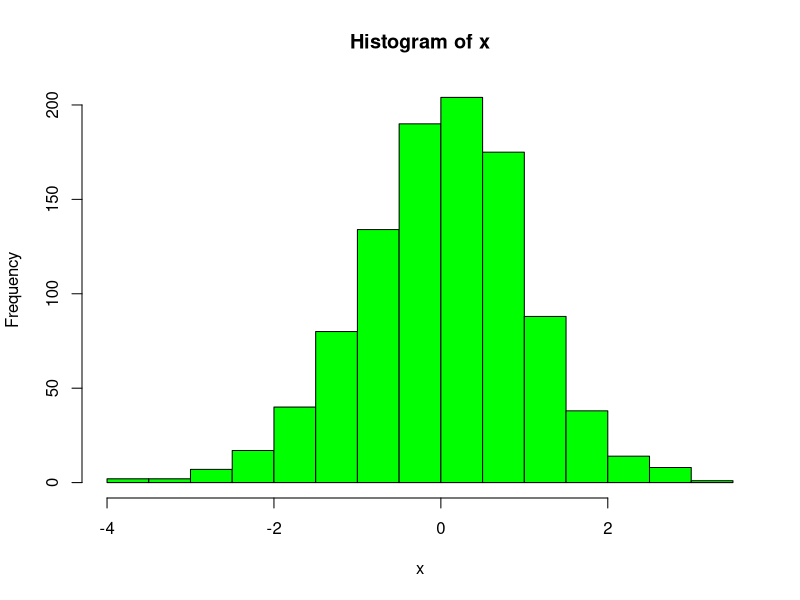
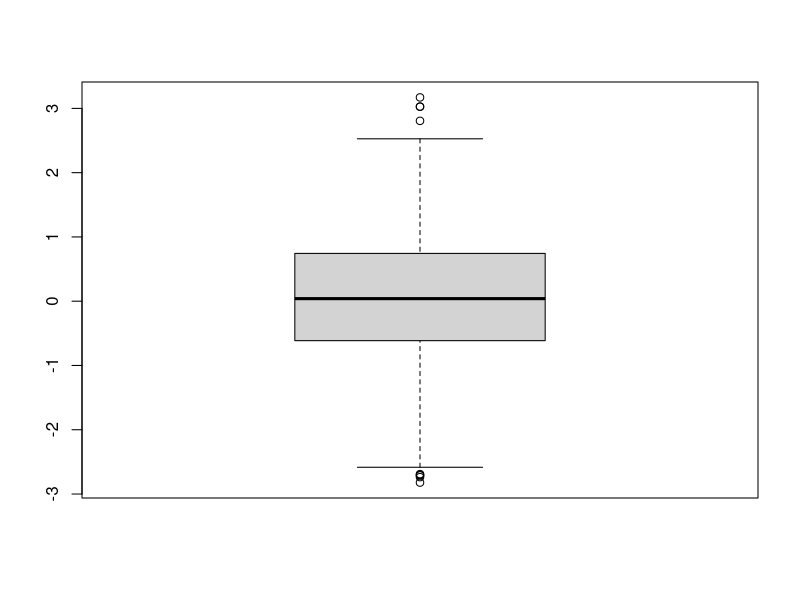
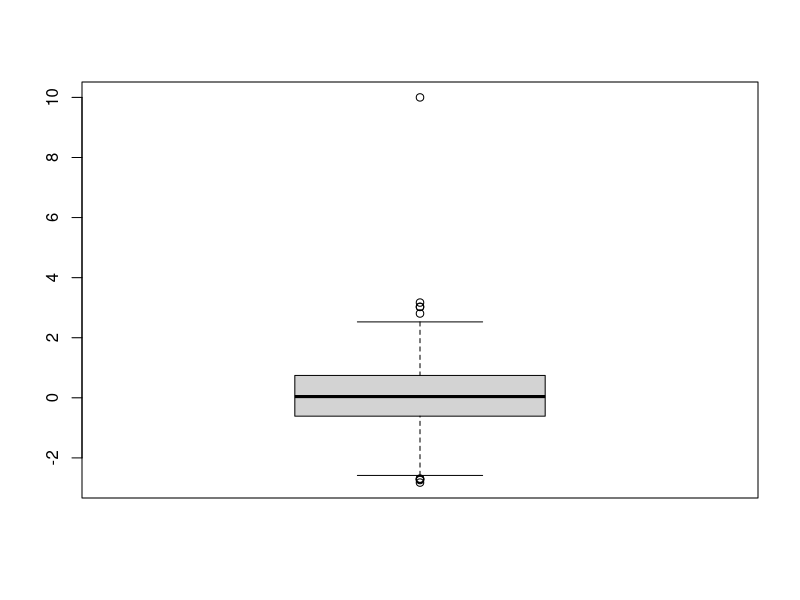

Generate these figures, in order, with R:
#***************************************************************
#HOMEWORK 1
#PLEASE TRY TO COMPLETE ALL UESTIONS HERE, BEFORE NEXT WEEKS CLASS.
#make sure you revise last weeks Video before starting on this assignment
#THE question for W1 will be simple.. yet they are important
#please writeyour answers in the space provided and run them
#you should know by the output f you are correct or not
#feel free to discuss in the group if you have any questions.
#***************************************************************
#create a folder at a particular place on your system
#1--SETTING wORKING DIRECTORY#######################
#TASK ----make that folder as your working directory
setwd("C:\\Users\\singh\\Desktop\\Homework\\1-R Basics")

#2--VARIABLE ASSIGNMENT#######################
#A variable allows you to store a value (e.g. 4) or an object
#(e.g. a function description) in R. You can then later use this
#variable's name to easily access the value or the object that is
#stored within this variable. e.g. my_var <- 4 or my_var = 4 is used
#to print the value of a variable just write the name of the variable 
#or use print(variable_name)

#3--BASIC DATA TYPES IN R#######################
#Decimals values like 4.5 are called numerics
#Natural numbers like 4 are called integers. Integers are also numerics.
#Boolean values (TRUE or FALSE) are called logical.
#Text (or string) values are called characters.
#check the data type of a variable. You can do this with the class()

#4--VECTORS
#you create a vector with the combine function c().You place the vector
#elements separated by a comma between the parentheses. For example:
#numeric_vector <- c(1, 2, 3), character_vector <- c("a", "b", "c")
#TASK---assume you are gambling and these are your wins and losses-
#Week1-On Monday you won $140,Tuesday you lost $50,Wednesday you won $20, 
#Thursday you lost $120,Friday you won $240.create a vector called week1 and
#assign the losses and wins to it.
#week2-On Monday you lost $24, Tuesday you lost $50, Wednesday you won $100,
#Thursday you lost $350, Friday you won $10
#a) on which day did you make the most money( taking both weeks into consideration)
#b) What is your overall gain/loss at the end of 2 weeks?

week1=c(140,-50,20,-120,240)
week2=c(-24,-50,100,-350,10)
all_week=week1+week2 #to count the total wins or loss of both days
which.max(all_week)  #gives the index of the max value in a vector
#another solution can be as below--
which(all_week==max(all_week))
#index 5 means its a Friday(answer)
overall_gain=sum(all_week)
print(overall_gain)
#overall i lost 84$

#5--COMPARISON OPERATORS IN R
#
#< for less than
#> for greater than
#<= for less than or equal to
#>= for greater than or equal to
#== for equal to each other
#!= not equal to each other
# try running 6 > 5, What answer is expected and why?
#TASK--create a vector with the gdp growth of India in the last 5 years,
#the values are 6.8, 6.6,6.4,5.9,7.2. Call this vector gdp_growth
#these values are for year 2013,2014,2015,2016 & 2017. assign the year as names
#to the vector. Use names function for this.
gdp_growth=c(6.8, 6.6,6.4,5.9,7.2)
names(gdp_growth)=c(2013,2014,2015,2016,2017)
print(gdp_growth)
#filter out only those year where the gdp growth was >6.5. use vector indexing for this.
gdp_growth[gdp_growth>6.5]

#6--MATRIX
#a matrix is a collection of elements of the same data type 
#(numeric, character, or logical)arranged into a fixed number of rows
#and columns. Since you are only working with rows and columns, 
#a matrix is called two-dimensional.   
#You can construct a matrix in R with the matrix() function.
#Consider the following example:
#  matrix(1:9, byrow = TRUE, nrow = 3)
#The first argument is the collection of elements that R will 
#arrange into the rows and columns of the matrix. 
#Here, we use 1:9 which is a shortcut for c(1, 2, 3, 4, 5, 6, 7, 8, 9)
#The argument byrow indicates that the matrix is filled by the rows.
#If we want the matrix to be filled by the columns, we just place byrow = FALSE
#The third argument nrow indicates that the matrix should have three rows
#TASK--LETS DO AN ASSIGNMENT--
## Box office Star Wars (in millions!)
#new_hope <- c(460.998, 314.4)
#empire_strikes <- c(290.475, 247.900)
#return_jedi <- c(309.306, 165.8)
#region <- c("US", "non-US")
#titles <- c("A New Hope", "The Empire Strikes Back", "Return of the Jedi")
#Construct a matrix with 3 rows, where each row represents a movie.
#Name the resulting matrix star_wars_matrix.
#add the names of the movies for the rows. use rownames()function.
#add region of collection. use colnames() function.the regions are US and NON US.
new_hope <- c(460.998, 314.4)
empire_strikes <- c(290.475, 247.900)
return_jedi <- c(309.306, 165.8)
region <- c("US", "non-US")
titles <- c("A New Hope", "The Empire Strikes Back", "Return of the Jedi")
star_wars_matrix=matrix(c(new_hope,empire_strikes,return_jedi),nrow=3,byrow=T)
star_wars_matrix
rownames(star_wars_matrix)=c("new_hope","empire_strikes","return_jedi")
colnames(star_wars_matrix)=c("US","non-US")
#calculate the total box office revenue for the three Star Wars movies
#google for a function to get the rowsum of a matrix.
rowSums(star_wars_matrix)
#7--Indexing in matrix
#Similar to vectors, you can use the square brackets [ ]
#to select one or multiple elements from a matrix. 
#Whereas vectors have one dimension, matrices have 
#two dimensions. You should therefore use a comma to 
#separate that what to select from the rows from that 
#what you want to select from the columns. For example: 
#e.g. my_matrix[1,2] selects the element at the first row and second column.
# my_matrix[1:3,2:4] results in a matrix with the data on 
#the rows 1, 2, 3 and columns 2, 3, 4. 
#task--from the star_wars_matrix above 

#Select the non-US revenue for all movies 
#(the entire second column of all_wars_matrix), 
#store the result as non_us_all
non_us_all=star_wars_matrix[,2]
#Use mean() on non_us_all to calculate 
#the average non-US revenue for all movies. 
mean(non_us_all)
#This time, select the non-US revenue for the first
#two movies in all_wars_matrix. Store the result as non_us_some
#Use mean() again to print out the average of the values in non_us_some
non_us_some=star_wars_matrix[1:2,2]
mean(non_us_some)
#Histogram
#generate 10000 random numbers (use rnorm(n) to generate n random number)
#draw a histogram for this. Try to play around with the breaks parameter
#add color, xlabel, ylabel and title label to the histogram
#how does the histogram look. Does it ahve a right tail (right skewed),
#left tail(left skewed). How will the mean & median vary in a histogram with
#left right tail. Mean>median in a right skewed histogram?
#is this true? Why? Where is the mean on a histogram plot, where is the median?
#use pen and paper for this understanding.
x=rnorm(1000)
hist(x,col="green")
#for the random numbers generated above find the standard deviation & variance
#of the numbers.. (find manually and using the fuction sd() and var())
sd(x) #by using function
var(x)#by using function
sd_manual=(sum((x-mean(x))^2)/length(x))^0.5
sd_manual
var_manual=sd_manual^2
var_manual
#what is the formulae for sd. How does the sd vary for a population and 
#a sample? 
#make sure what sd you find manually in R matches with your excel output..
#do the excel assignment
excel_assign=c(31,36,43,20,22,37,33)#from excel file
excel_sd_manual=(sum((excel_assign-mean(excel_assign))^2)/length(excel_assign))^0.5
excel_sd_manual #matches with excel output....
sd(excel_assign) #matches with excel formulae

#Boxplot--
#create a vector with 1000 random numbers. Draw a box plot of this using R.
#find the Q1,Q2 & Q3 for this vector. Find the IQR.
#calcualte the conditions for a point to be called outleir for this dataset
#
# intentionally add an outlier to the above vector.. (how will you add a value
#to an existing vector?? google..)# then draw boxplot again.
#see if the values appears as a outlier in the plot.
#Play around with these.
y=rnorm(1000)
boxplot(y)
the_quantiles_Asked=quantile(y,c(0.25,0.5,0.75))
the_quantiles_Asked
IQR=the_quantiles_Asked[3]-the_quantiles_Asked[1]
print(IQR)#ignore the name as 75%

with_added_outlier=append(y,10)#append function can be used
length(with_added_outlier)
boxplot(with_added_outlier)#i can see my 10 as a big outlier..
#***************************************************************
#Good work!! Any doubts on any question. Use the whatsapp group to discuss.
#Enough for this Week.. GO and njoy, Party hard!! Next weeks gonna be
#even more exciting..